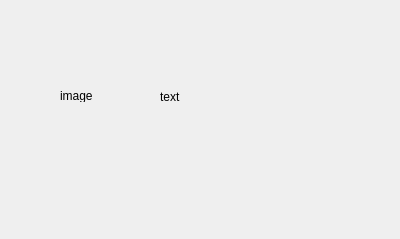
<?xml version="1.0" encoding="UTF-8"?>
<ui version="4.0">
 <class>EbMessageBox</class>
 <widget class="QDialog" name="EbMessageBox">
  <property name="geometry">
   <rect>
    <x>0</x>
    <y>0</y>
    <width>400</width>
    <height>239</height>
   </rect>
  </property>
  <property name="windowTitle">
   <string>Dialog</string>
  </property>
  <property name="modal">
   <bool>false</bool>
  </property>
  <widget class="QLabel" name="labelImage">
   <property name="geometry">
    <rect>
     <x>60</x>
     <y>90</y>
     <width>54</width>
     <height>12</height>
    </rect>
   </property>
   <property name="text">
    <string>image</string>
   </property>
  </widget>
  <widget class="QLabel" name="labelText">
   <property name="geometry">
    <rect>
     <x>160</x>
     <y>90</y>
     <width>54</width>
     <height>12</height>
    </rect>
   </property>
   <property name="text">
    <string>text</string>
   </property>
   <property name="alignment">
    <set>Qt::AlignLeading|Qt::AlignLeft|Qt::AlignTop</set>
   </property>
  </widget>
 </widget>
 <resources/>
 <connections/>
</ui>
